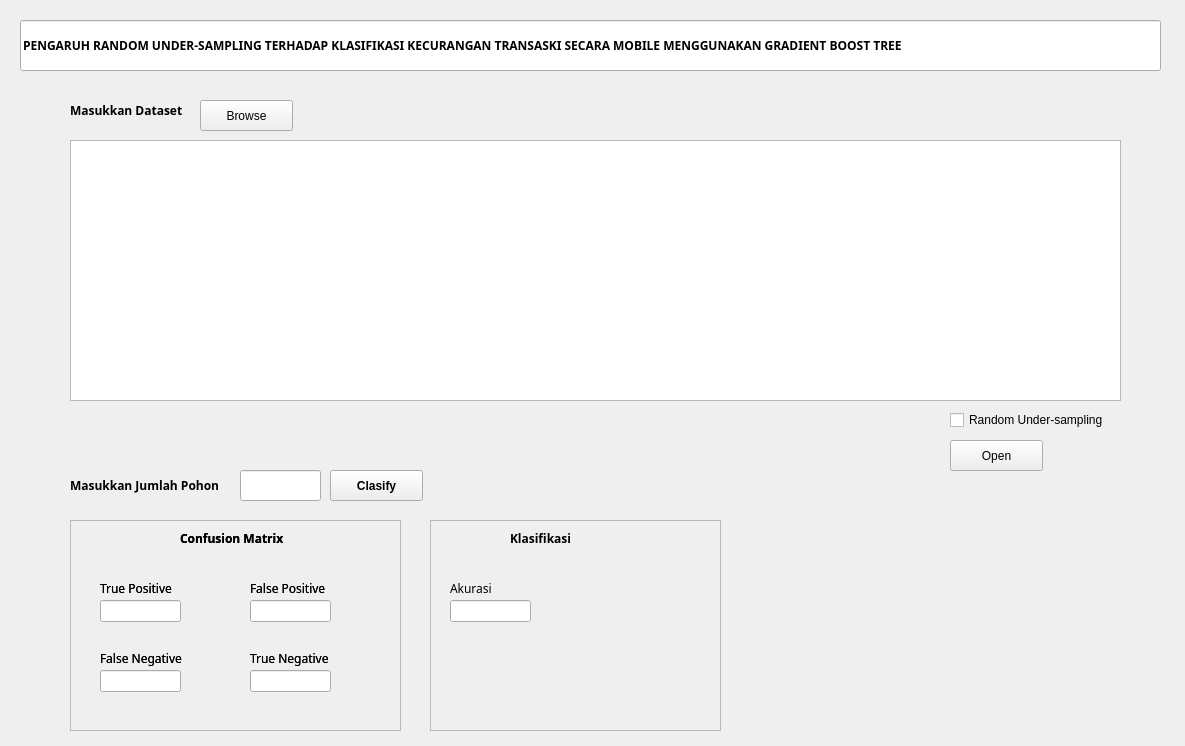
<?xml version="1.0" encoding="UTF-8"?>
<ui version="4.0">
 <class>Form</class>
 <widget class="QWidget" name="Form">
  <property name="geometry">
   <rect>
    <x>0</x>
    <y>0</y>
    <width>1185</width>
    <height>746</height>
   </rect>
  </property>
  <property name="windowTitle">
   <string>Form</string>
  </property>
  <property name="autoFillBackground">
   <bool>true</bool>
  </property>
  <widget class="QPushButton" name="btn_search">
   <property name="geometry">
    <rect>
     <x>200</x>
     <y>100</y>
     <width>93</width>
     <height>31</height>
    </rect>
   </property>
   <property name="text">
    <string>Browse</string>
   </property>
  </widget>
  <widget class="QTableWidget" name="tableWidget">
   <property name="geometry">
    <rect>
     <x>70</x>
     <y>140</y>
     <width>1051</width>
     <height>261</height>
    </rect>
   </property>
  </widget>
  <widget class="QLineEdit" name="lineEdit">
   <property name="geometry">
    <rect>
     <x>20</x>
     <y>20</y>
     <width>1141</width>
     <height>51</height>
    </rect>
   </property>
   <property name="font">
    <font>
     <family>Montserrat</family>
     <pointsize>9</pointsize>
     <weight>75</weight>
     <bold>true</bold>
    </font>
   </property>
   <property name="text">
    <string>PENGARUH RANDOM UNDER-SAMPLING TERHADAP KLASIFIKASI KECURANGAN TRANSASKI SECARA MOBILE MENGGUNAKAN GRADIENT BOOST TREE </string>
   </property>
  </widget>
  <widget class="QLabel" name="label_inputdata">
   <property name="geometry">
    <rect>
     <x>70</x>
     <y>95</y>
     <width>121</width>
     <height>31</height>
    </rect>
   </property>
   <property name="font">
    <font>
     <family>Montserrat</family>
     <weight>75</weight>
     <bold>true</bold>
    </font>
   </property>
   <property name="text">
    <string>Masukkan Dataset</string>
   </property>
  </widget>
  <widget class="QPushButton" name="btn_clasify">
   <property name="geometry">
    <rect>
     <x>330</x>
     <y>470</y>
     <width>93</width>
     <height>31</height>
    </rect>
   </property>
   <property name="font">
    <font>
     <weight>75</weight>
     <bold>true</bold>
    </font>
   </property>
   <property name="text">
    <string>Clasify</string>
   </property>
  </widget>
  <widget class="QFrame" name="frame">
   <property name="geometry">
    <rect>
     <x>70</x>
     <y>520</y>
     <width>331</width>
     <height>211</height>
    </rect>
   </property>
   <property name="frameShape">
    <enum>QFrame::StyledPanel</enum>
   </property>
   <property name="frameShadow">
    <enum>QFrame::Raised</enum>
   </property>
   <widget class="QLabel" name="label_cf">
    <property name="geometry">
     <rect>
      <x>110</x>
      <y>10</y>
      <width>131</width>
      <height>16</height>
     </rect>
    </property>
    <property name="font">
     <font>
      <family>Montserrat</family>
      <weight>75</weight>
      <bold>true</bold>
     </font>
    </property>
    <property name="text">
     <string>Confusion Matrix</string>
    </property>
   </widget>
   <widget class="QLabel" name="label_TP">
    <property name="geometry">
     <rect>
      <x>30</x>
      <y>60</y>
      <width>101</width>
      <height>16</height>
     </rect>
    </property>
    <property name="font">
     <font>
      <family>Montserrat</family>
      <weight>50</weight>
      <bold>false</bold>
     </font>
    </property>
    <property name="text">
     <string>True Positive</string>
    </property>
   </widget>
   <widget class="QLabel" name="label_FP">
    <property name="geometry">
     <rect>
      <x>180</x>
      <y>60</y>
      <width>101</width>
      <height>16</height>
     </rect>
    </property>
    <property name="font">
     <font>
      <family>Montserrat</family>
      <weight>50</weight>
      <bold>false</bold>
     </font>
    </property>
    <property name="text">
     <string>False Positive</string>
    </property>
   </widget>
   <widget class="QLabel" name="label_FN">
    <property name="geometry">
     <rect>
      <x>30</x>
      <y>130</y>
      <width>101</width>
      <height>16</height>
     </rect>
    </property>
    <property name="font">
     <font>
      <family>Montserrat</family>
      <weight>50</weight>
      <bold>false</bold>
     </font>
    </property>
    <property name="text">
     <string>False Negative</string>
    </property>
   </widget>
   <widget class="QLabel" name="label_TN">
    <property name="geometry">
     <rect>
      <x>180</x>
      <y>130</y>
      <width>101</width>
      <height>16</height>
     </rect>
    </property>
    <property name="font">
     <font>
      <family>Montserrat</family>
      <weight>50</weight>
      <bold>false</bold>
     </font>
    </property>
    <property name="text">
     <string>True Negative</string>
    </property>
   </widget>
   <widget class="QFrame" name="frame_2">
    <property name="geometry">
     <rect>
      <x>0</x>
      <y>0</y>
      <width>331</width>
      <height>211</height>
     </rect>
    </property>
    <property name="frameShape">
     <enum>QFrame::StyledPanel</enum>
    </property>
    <property name="frameShadow">
     <enum>QFrame::Raised</enum>
    </property>
    <widget class="QLabel" name="label_cf_2">
     <property name="geometry">
      <rect>
       <x>110</x>
       <y>10</y>
       <width>131</width>
       <height>16</height>
      </rect>
     </property>
     <property name="font">
      <font>
       <family>Montserrat</family>
       <weight>75</weight>
       <bold>true</bold>
      </font>
     </property>
     <property name="text">
      <string>Confusion Matrix</string>
     </property>
    </widget>
    <widget class="QLabel" name="label_TP_2">
     <property name="geometry">
      <rect>
       <x>30</x>
       <y>60</y>
       <width>101</width>
       <height>16</height>
      </rect>
     </property>
     <property name="font">
      <font>
       <family>Montserrat</family>
       <weight>50</weight>
       <bold>false</bold>
      </font>
     </property>
     <property name="text">
      <string>True Positive</string>
     </property>
    </widget>
    <widget class="QLabel" name="label_FP_2">
     <property name="geometry">
      <rect>
       <x>180</x>
       <y>60</y>
       <width>101</width>
       <height>16</height>
      </rect>
     </property>
     <property name="font">
      <font>
       <family>Montserrat</family>
       <weight>50</weight>
       <bold>false</bold>
      </font>
     </property>
     <property name="text">
      <string>False Positive</string>
     </property>
    </widget>
    <widget class="QLabel" name="label_FN_2">
     <property name="geometry">
      <rect>
       <x>30</x>
       <y>130</y>
       <width>101</width>
       <height>16</height>
      </rect>
     </property>
     <property name="font">
      <font>
       <family>Montserrat</family>
       <weight>50</weight>
       <bold>false</bold>
      </font>
     </property>
     <property name="text">
      <string>False Negative</string>
     </property>
    </widget>
    <widget class="QLabel" name="label_TN_2">
     <property name="geometry">
      <rect>
       <x>180</x>
       <y>130</y>
       <width>101</width>
       <height>16</height>
      </rect>
     </property>
     <property name="font">
      <font>
       <family>Montserrat</family>
       <weight>50</weight>
       <bold>false</bold>
      </font>
     </property>
     <property name="text">
      <string>True Negative</string>
     </property>
    </widget>
    <widget class="QLineEdit" name="lineEdit_TP">
     <property name="geometry">
      <rect>
       <x>30</x>
       <y>80</y>
       <width>81</width>
       <height>22</height>
      </rect>
     </property>
    </widget>
    <widget class="QLineEdit" name="lineEdit_FP">
     <property name="geometry">
      <rect>
       <x>180</x>
       <y>80</y>
       <width>81</width>
       <height>22</height>
      </rect>
     </property>
    </widget>
    <widget class="QLineEdit" name="lineEdit_FN">
     <property name="geometry">
      <rect>
       <x>30</x>
       <y>150</y>
       <width>81</width>
       <height>22</height>
      </rect>
     </property>
    </widget>
    <widget class="QLineEdit" name="lineEdit_TN">
     <property name="geometry">
      <rect>
       <x>180</x>
       <y>150</y>
       <width>81</width>
       <height>22</height>
      </rect>
     </property>
    </widget>
   </widget>
  </widget>
  <widget class="QFrame" name="frame_3">
   <property name="geometry">
    <rect>
     <x>430</x>
     <y>520</y>
     <width>291</width>
     <height>211</height>
    </rect>
   </property>
   <property name="frameShape">
    <enum>QFrame::StyledPanel</enum>
   </property>
   <property name="frameShadow">
    <enum>QFrame::Raised</enum>
   </property>
   <widget class="QLabel" name="label_klasifikasi">
    <property name="geometry">
     <rect>
      <x>80</x>
      <y>10</y>
      <width>131</width>
      <height>16</height>
     </rect>
    </property>
    <property name="font">
     <font>
      <family>Montserrat</family>
      <weight>75</weight>
      <bold>true</bold>
     </font>
    </property>
    <property name="text">
     <string>Klasifikasi</string>
    </property>
   </widget>
   <widget class="QLabel" name="label_akurasi">
    <property name="geometry">
     <rect>
      <x>20</x>
      <y>60</y>
      <width>61</width>
      <height>16</height>
     </rect>
    </property>
    <property name="font">
     <font>
      <family>Montserrat</family>
      <weight>50</weight>
      <bold>false</bold>
     </font>
    </property>
    <property name="text">
     <string>Akurasi</string>
    </property>
   </widget>
   <widget class="QLineEdit" name="lineEdit_akurasi">
    <property name="geometry">
     <rect>
      <x>20</x>
      <y>80</y>
      <width>81</width>
      <height>22</height>
     </rect>
    </property>
   </widget>
  </widget>
  <widget class="QLabel" name="label_inputdata_2">
   <property name="geometry">
    <rect>
     <x>70</x>
     <y>475</y>
     <width>161</width>
     <height>21</height>
    </rect>
   </property>
   <property name="font">
    <font>
     <family>Montserrat</family>
     <weight>75</weight>
     <bold>true</bold>
    </font>
   </property>
   <property name="text">
    <string>Masukkan Jumlah Pohon</string>
   </property>
  </widget>
  <widget class="QLineEdit" name="lineEdit_jumlahpohon">
   <property name="geometry">
    <rect>
     <x>240</x>
     <y>470</y>
     <width>81</width>
     <height>31</height>
    </rect>
   </property>
  </widget>
  <widget class="QCheckBox" name="checkBox">
   <property name="geometry">
    <rect>
     <x>950</x>
     <y>410</y>
     <width>171</width>
     <height>20</height>
    </rect>
   </property>
   <property name="text">
    <string>Random Under-sampling</string>
   </property>
  </widget>
  <widget class="QPushButton" name="btn_open">
   <property name="geometry">
    <rect>
     <x>950</x>
     <y>440</y>
     <width>93</width>
     <height>31</height>
    </rect>
   </property>
   <property name="text">
    <string>Open</string>
   </property>
  </widget>
 </widget>
 <resources/>
 <connections/>
</ui>
